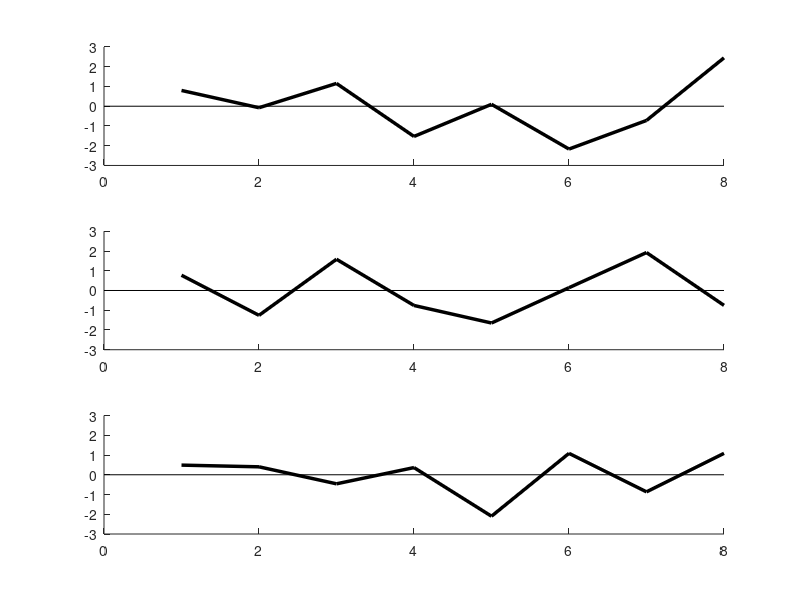

The MATLAB script that drew this image: (Note: this script raises an error after producing the figure.)
clear all, clc
time   =  [1:8];                                 % book data
site1u =  [-.3,-.1,-.1,.2,.3,.5,.2,-.5];         % book data
site1v =  [0.0,.3,-.4,.6,-.1,0.0,.2,-.9];        % book data
site2u =  [.4,.4,0.0,0.0,-.6,.9,-.1,0.0];        % book data
site2v = -[.4,.3,.5,.6,.3,.6,.7,.6];            % book data
site3u =  [-.8,-1.1,0.0,-.7,0.0,.6,1.2,0.0];     % book data
site3v =  [-1.4,0.0,-2.5,.4,-.3,.3,-2.8,-1.8];   % book data

site1uP = detrend(site1u-mean(site1u),'linear');    % demean & detrend
site1vP = detrend(site1v-mean(site1v),'linear');    % demean & detrend
site2uP = detrend(site2u-mean(site2u),'linear');    % demean & detrend
site2vP = detrend(site2v-mean(site2v),'linear');    % demean & detrend
site3uP = detrend(site3u-mean(site3u),'linear');    % demean & detrend
site3vP = detrend(site3v-mean(site3v),'linear');    % demean & detrend

site1uP_stdev = std(site1uP);                   % calc std deviation
site1vP_stdev = std(site1vP);                   % calc std deviation
site2uP_stdev = std(site2uP);                   % calc std deviation
site2vP_stdev = std(site2vP);                   % calc std deviation
site3uP_stdev = std(site3uP);                   % calc std deviation
site3vP_stdev = std(site3vP);                   % calc std deviation

site1u_norm = site1uP/site1uP_stdev;            %normalize the data
site1v_norm = site1vP/site1vP_stdev;            %normalize the data
site2u_norm = site2uP/site2uP_stdev;            %normalize the data
site2v_norm = site2vP/site2vP_stdev;            %normalize the data
site3u_norm = site3uP/site3uP_stdev;            %normalize the data
site3v_norm = site3vP/site3vP_stdev;            %normalize the data

data = [site1u_norm;...                         %create data marix
        site1v_norm;...
        site2u_norm;...
        site2v_norm;...
        site3u_norm;...
        site3v_norm];

data2= [site1u;...                         %create data marix
        site1v;...
        site2u;...
        site2v;...
        site3u;...
        site3v];

C    = data*transpose(data)./(8-1);              %covariance matrix of data

[evec,eval] = eig(C,'nobalance');                   %calc eigvalues and vectors
eval2 = eval;
eval = diag(eval,0);                                  %eigenvalues
[new_eval,ord]=sort(eval);                             %arrange eigenvalues
new_evec=evec(:,[ord]);
if mean(new_evec(:,1)-evec(:,1))~=0;
    eval=new_eval;
    evec=new_evec;
    disp('vectors sorted');
end
if abs(eval(1))<abs(eval(length(eval)))
    eval=eval(length(eval):-1:1);
    evec=evec(:,length(eval):-1:1);
end

for i=1:6
  evec_new(:,i) = evec(:,i)./max(abs(evec(:,i)));
end

amp = (evec'*data)'

figure(1)
  subplot(311), hold on
    plot(-amp(:,1),'k','linewidth',2.5)
    plot([0 8],[0 0],'k')
    axis([0 8 -3 3])
  subplot(312), hold on
    plot(amp(:,2),'k','linewidth',2.5)
    plot([0 8],[0 0],'k')
    axis([0 8 -3 3])
  subplot(313), hold on
    plot(amp(:,3),'k','linewidth',2.5)
    plot([0 8],[0 0],'k')
    axis([0 8 -3 3])

    packrows(3,1)